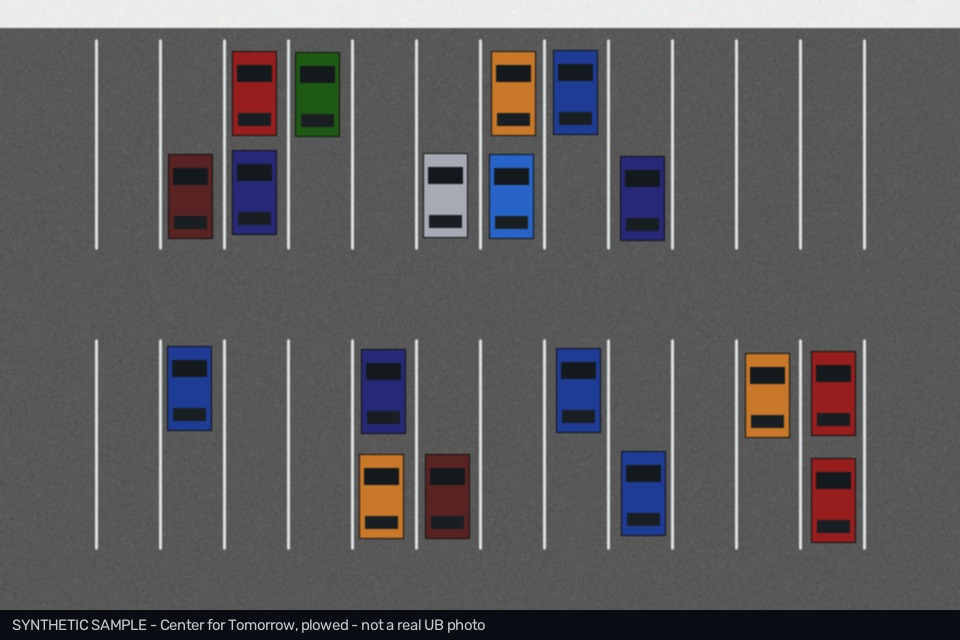
#> input picture backend/data/samples/center_for_tomorrow_open.jpg, 960 x 640 px
$ python -i detectors.py   (imports and definitions only)
#> lines starting #> are read from the running program, lines starting #| are printed output that depends on the picture; after the words box and inside, x2 and y2 are one past the last pixel; in counts of white or black regions, pixels touching at a corner belong together
"""Vehicle detectors.

YoloV8Detector     real object detection (ultralytics). Used when the package and weights load.
OpenCVBlobDetector classical fallback: segments pavement/snow by colour, keeps car-shaped blobs.
                   Works well on high, near-overhead views; it is a heuristic and labelled as such.
"""
from __future__ import annotations

import logging

import cv2
import numpy as np

from ...config import get_settings
from .base import Box, Detections

log = logging.getLogger(__name__)
# [1 line that did not run here, left out]

COCO_VEHICLES = {2: "car", 3: "motorcycle", 5: "bus", 7: "truck"}
COCO_PERSON = 0


class YoloV8Detector:
    name = "yolov8"

    def __init__(self, weights: str | None = None):
        self.weights = weights or settings.yolo_weights
        self._model = None
        self._failed = False

    # [9 lines left out: function _load, not called in this run]

    def available(self) -> bool:
        return self._load() is not None

    # [18 lines left out: function detect, not called in this run]


def surface_masks(image: np.ndarray) -> tuple[np.ndarray, np.ndarray]:
    """Returns (asphalt_mask, snow_mask) using HSV thresholds."""
    hsv = cv2.cvtColor(image, cv2.COLOR_BGR2HSV)
    s, v = hsv[..., 1], hsv[..., 2]
    low_sat = s < 48
    asphalt = (low_sat & (v >= 45) & (v <= 165)).astype(np.uint8) * 255
    snow = ((s < 40) & (v > 180)).astype(np.uint8) * 255
    return asphalt, snow


class OpenCVBlobDetector:
    name = "opencv_heuristic"

    def available(self) -> bool:
        return True

    def detect(self, image: np.ndarray) -> Detections:
        h, w = image.shape[:2]
        asphalt, snow = surface_masks(image)
        surface = cv2.bitwise_or(asphalt, snow)
        candidate = cv2.bitwise_not(surface)
        # remove thin paint lines, then merge car parts (body, glass, outline)
        candidate = cv2.morphologyEx(candidate, cv2.MORPH_OPEN, np.ones((5, 5), np.uint8))
        candidate = cv2.morphologyEx(candidate, cv2.MORPH_CLOSE, np.ones((9, 9), np.uint8))

        # Known limitation: white/silver cars on snow blend into the snow mask and can be
        # missed. The EDIT RESULTS step in the UI exists for exactly this.
        contours, _ = cv2.findContours(candidate, cv2.RETR_EXTERNAL, cv2.CHAIN_APPROX_SIMPLE)
        area = h * w
        boxes: list[Box] = []
        for c in contours:
            a = cv2.contourArea(c)
            if not (0.0012 * area <= a <= 0.04 * area):
                continue
            (_, _), (rw, rh), _ = cv2.minAreaRect(c)
            if min(rw, rh) == 0:
                continue
            aspect = max(rw, rh) / min(rw, rh)
            x, y, bw, bh = cv2.boundingRect(c)
            solidity = a / max(1.0, bw * bh)
            if 1.2 <= aspect <= 3.6 and solidity >= 0.45:
                score = float(min(0.85, 0.45 + 0.25 * solidity + 0.05 * (aspect < 2.8)))
                boxes.append(Box(x, y, x + bw, y + bh, "car", score))
        return Detections(boxes, [], provider="OpenCV heuristic blob detector",
                          base_confidence=0.55,
                          note="Classical colour-segmentation detector (no ML weights). Install YOLOv8 for robust detection.")


# [1 line that did not run here, left out]
_opencv = OpenCVBlobDetector()


# [5 lines left out: function get_detector, not called in this run]

>>> import cv2
>>> picture = cv2.imread('../../../data/samples/center_for_tomorrow_open.jpg')
#> picture is the input picture: shape (640, 960, 3); mean B, G, R 93.4, 91.3, 92.8
>>> result = OpenCVBlobDetector().detect(picture)
#> in surface_masks, `s, v = hsv[..., 1], hsv[..., 2]`:
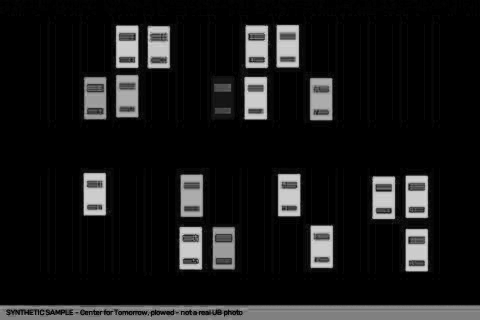
#> s: shape (640, 960) (shown at 1/2 size); min 0, max 255, mean 23.6
#> in surface_masks, `s, v = hsv[..., 1], hsv[..., 2]`:
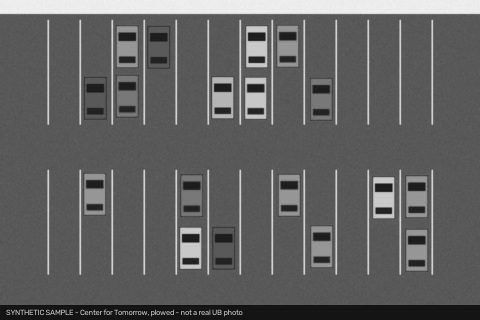
#> v: shape (640, 960) (shown at 1/2 size); min 5, max 243, mean 97.7
#> in surface_masks, `low_sat = s < 48`:
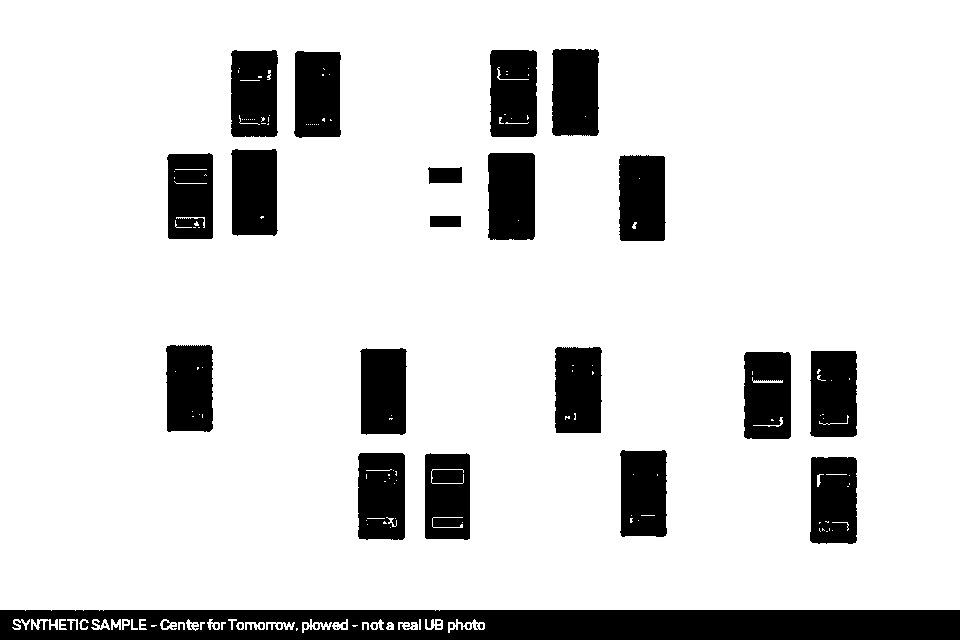
#> low_sat: shape (640, 960) bool; 84.9% white; 45 black regions (25 under 20 px), largest, box (x1, y1, x2, y2) and area: (0, 610, 960, 640) 26255, (488, 153, 535, 240) 4014, (552, 49, 599, 136) 3920
#> in surface_masks, `asphalt = (low_sat & (v >= 45) & (v <= 165)).astype(np.uint8) * 255`:
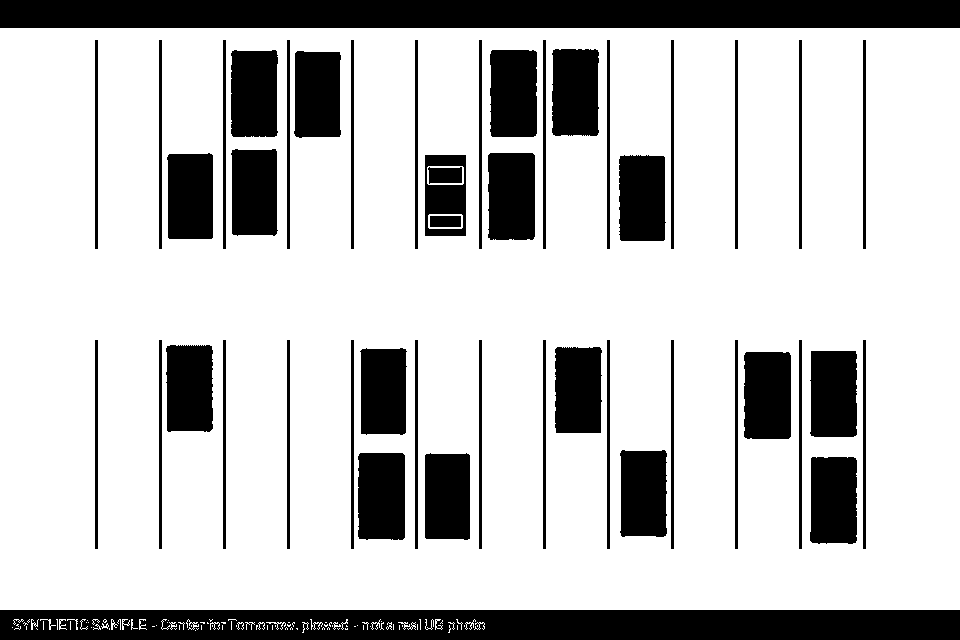
#> asphalt: shape (640, 960); 77.2% white; 48 black regions, largest, box (x1, y1, x2, y2) and area: (0, 610, 960, 640) 27412, (0, 0, 960, 28) 26880, (744, 352, 791, 439) 4032
#> in surface_masks, `snow = ((s < 40) & (v > 180)).astype(np.uint8) * 255`:
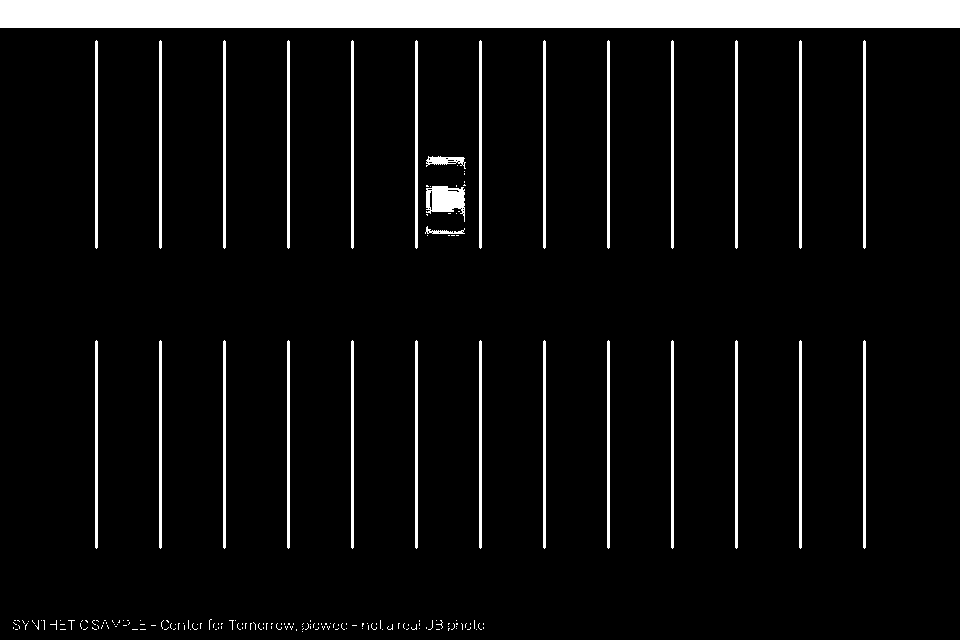
#> snow: shape (640, 960); 7.3% white; 196 white regions (166 under 20 px), largest, box (x1, y1, x2, y2) and area: (0, 0, 960, 28) 26880, (426, 186, 465, 222) 892, (95, 40, 98, 249) 623
#> in detect, `candidate = cv2.morphologyEx(candidate, cv2.MORPH_CLOSE, np.ones((9, 9..`:
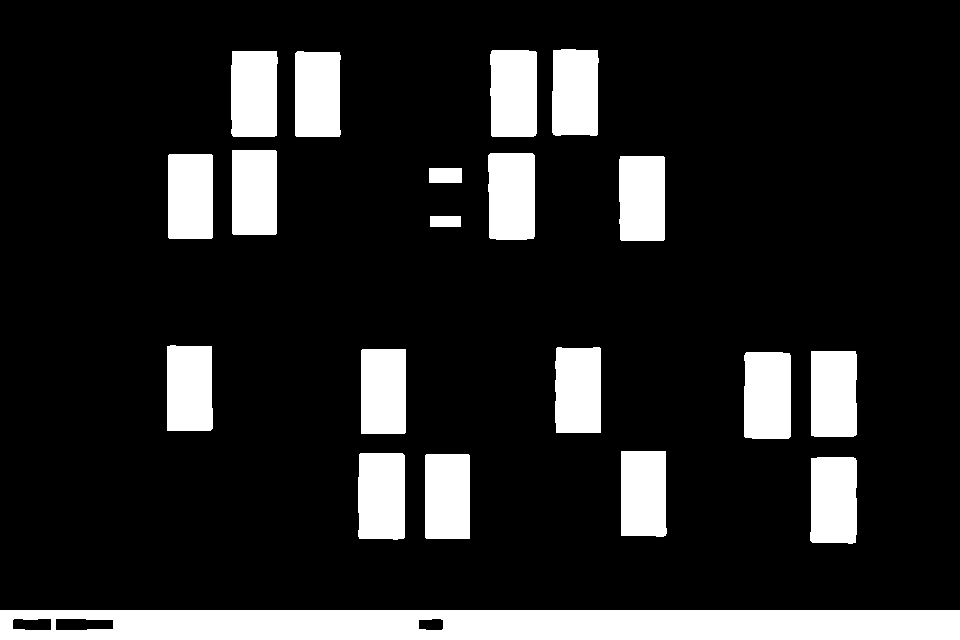
#> candidate: shape (640, 960); 15.4% white; 20 white regions
#> in detect, `contours, _ = cv2.findContours(candidate, cv2.RETR_EXTERNAL, cv2.CHAIN..`: contours = 20 contours; largest, box (x1, y1, x2, y2) and area: (0, 610, 960, 640) 27811, (744, 352, 791, 439) 3909, (488, 153, 535, 240) 3876, (490, 50, 537, 137) 3876, (358, 453, 405, 540) 3870
#> the loop in detect, `for c in contours:` made 20 passes
#> (a, rw, rh, aspect, x, y, bw, bh) on passes 2 to 9: (3811.5, 86, 46, 1.87, 810, 457, 47, 87), (3694.5, 84, 44, 1.91, 425, 454, 45, 85), (3870, 86, 46, 1.87, 358, 453, 47, 87), (3710, 85, 45, 1.89, 621, 451, 46, 86), (3909, 86, 46, 1.87, 744, 352, 47, 87), (3794, 85, 45, 1.89, 811, 351, 46, 86), (3695, 84, 44, 1.91, 361, 349, 45, 85), (3750, 85, 45, 1.89, 555, 347, 46, 86)
#> after the loop in detect, `for c in contours:`: boxes = 17 items

$ run again, on backend/data/samples/hochstetter_b_busy.jpg
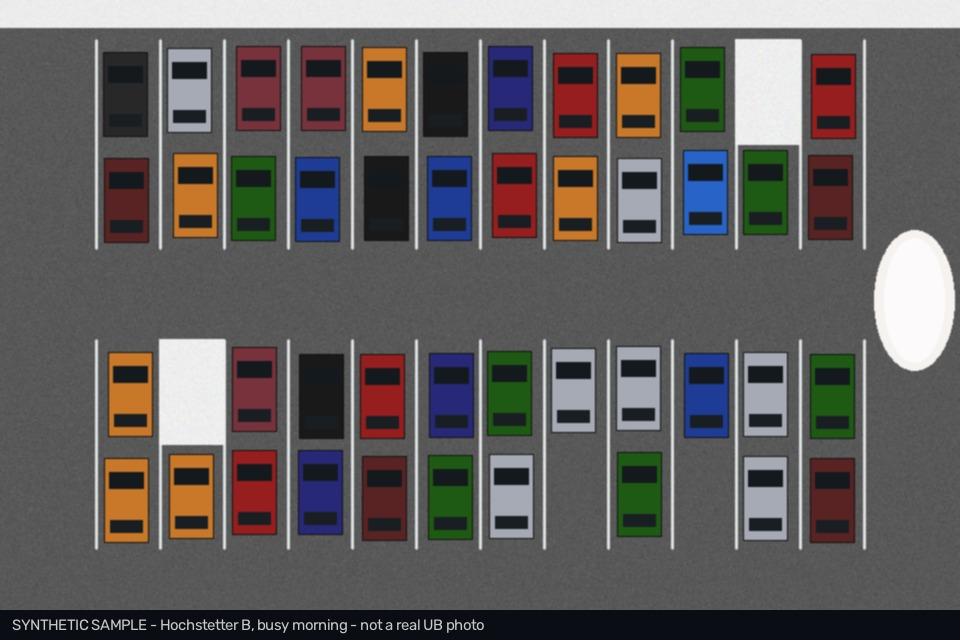
#> input picture backend/data/samples/hochstetter_b_busy.jpg, 960 x 640 px
#> picture is the input picture: shape (640, 960, 3); mean B, G, R 93, 93.7, 97.2
#> hsv: shape (640, 960, 3); mean H, S, V 47.3, 41, 103.9
#> in surface_masks, `low_sat = s < 48`:
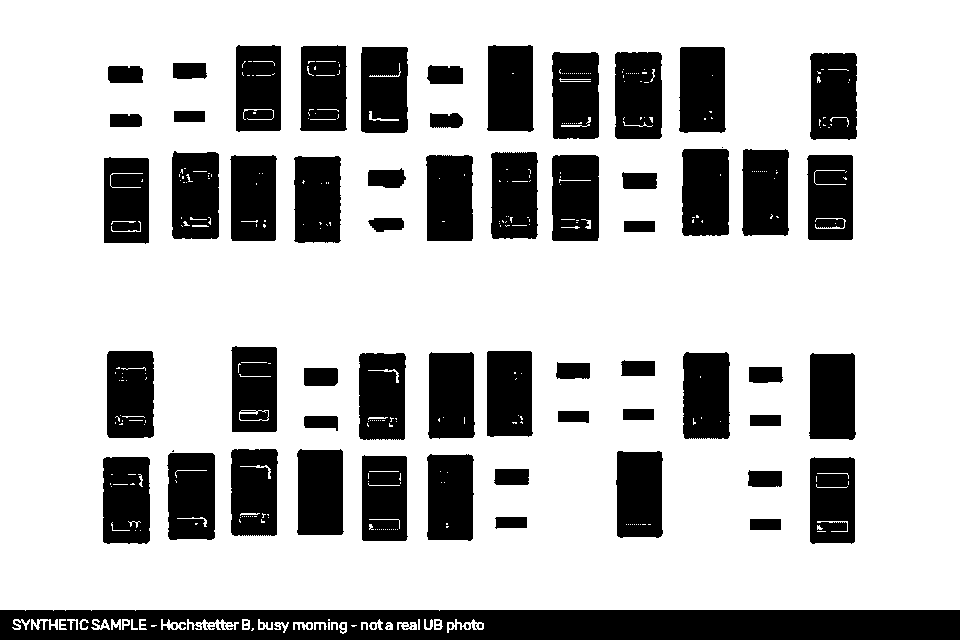
#> low_sat: shape (640, 960) bool; 73.6% white; 80 black regions (24 under 20 px), largest, box (x1, y1, x2, y2) and area: (0, 610, 960, 640) 26265, (682, 149, 729, 236) 3986, (107, 351, 154, 438) 3929
#> asphalt: shape (640, 960); 58.1% white; 87 black regions (2 under 20 px), largest, box (x1, y1, x2, y2) and area: (0, 610, 960, 640) 27406, (0, 0, 960, 28) 26880, (874, 230, 955, 371) 8967
#> snow: shape (640, 960); 12.3% white; 285 white regions (238 under 20 px), largest, box (x1, y1, x2, y2) and area: (0, 0, 960, 28) 26880, (874, 230, 955, 371) 8960, (735, 39, 802, 249) 7718
#> surface: shape (640, 960); 70.5% white; 300 black regions (212 under 20 px), largest, box (x1, y1, x2, y2) and area: (0, 610, 960, 640) 26619, (107, 351, 154, 438) 4042, (615, 52, 662, 139) 4029
#> in detect, `candidate = cv2.morphologyEx(candidate, cv2.MORPH_CLOSE, np.ones((9, 9..`:
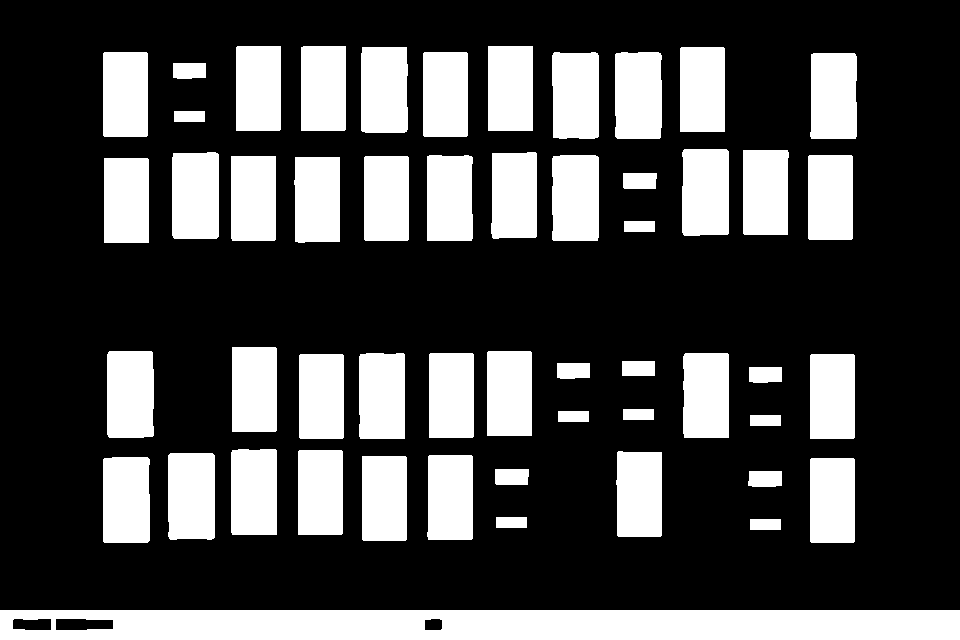
#> candidate: shape (640, 960); 28.9% white; 52 white regions
#> contours = 52 contours; largest, box (x1, y1, x2, y2) and area: (0, 610, 960, 640) 27811, (172, 152, 219, 239) 3910, (168, 453, 215, 540) 3906, (107, 351, 154, 438) 3905, (615, 52, 662, 139) 3892
#> the loop in detect, `for c in contours:` made 52 passes
#> (c, a, rw, rh, aspect, x, y, bw) on pass 50: ([[488, 46], [488, 130], [532, 130], [532, 46]], 3696, 84, 44, 1.91, 488, 46, 45)
#> after the loop in detect, `for c in contours:`: boxes = 37 items
